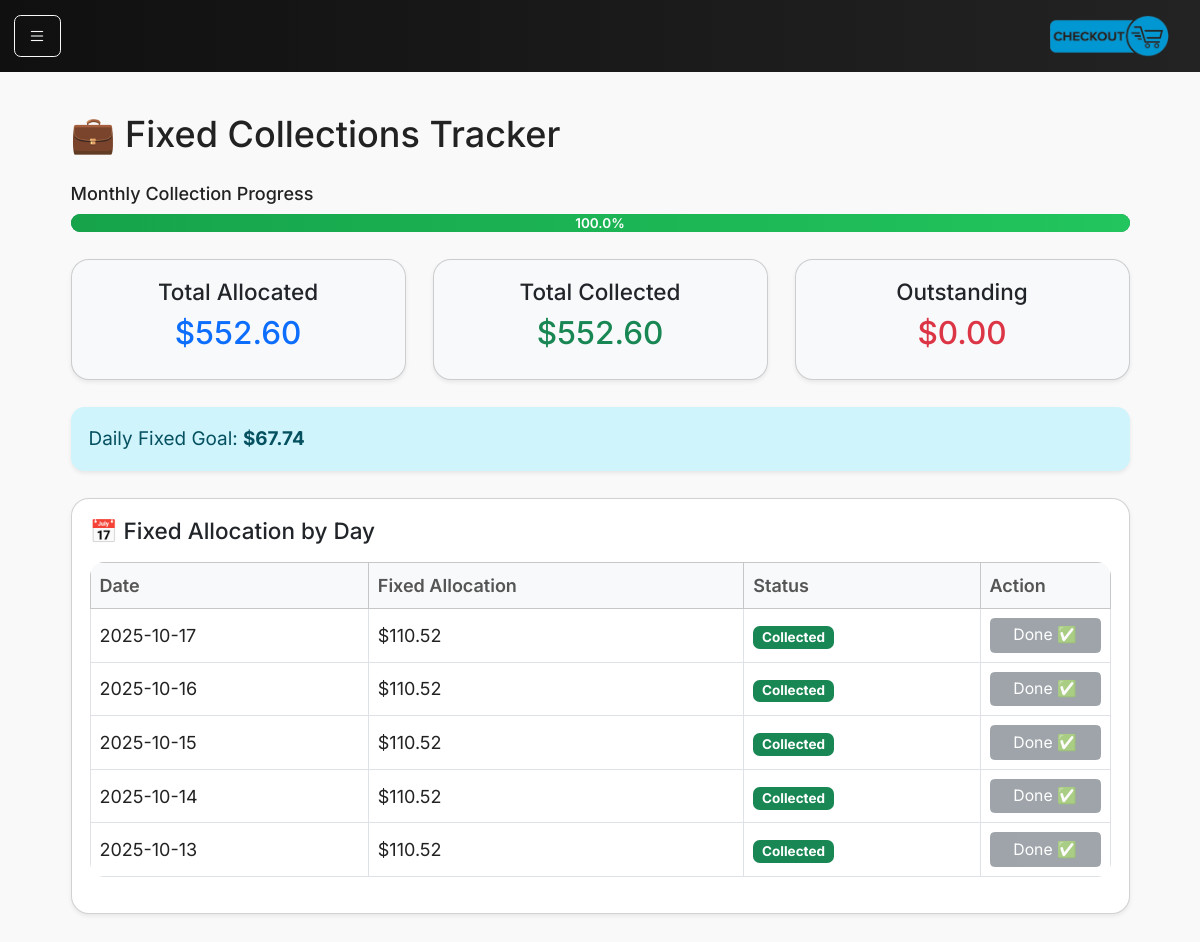
Page /fixed-collections on the committed database.
### models.py (models this page shows)
class DailyClosing(db.Model):
    __tablename__ = "daily_closings"
    id = db.Column(db.Integer, primary_key=True)
    date = db.Column(db.Date, nullable=False, unique=True)
    sales_cents = db.Column(db.Integer, nullable=False)
    fixed_allocation_cents = db.Column(db.Integer, default=0)
    ops_allocation_cents = db.Column(db.Integer, default=0)
    inventory_allocation_cents = db.Column(db.Integer, default=0)
    buffer_allocation_cents = db.Column(db.Integer, default=0)
    payment_mode = db.Column(db.String(20))
    notes = db.Column(db.String(255))
    created_at = db.Column(db.DateTime, default=datetime.utcnow)

### main.py (the view)
@app.route("/fixed-collections")
def fixed_collections():
    today = date.today()
    month_start = today.replace(day=1)
    closings = db.session.execute(
        db.select(DailyClosing)
        .where(DailyClosing.date >= month_start)
        .order_by(DailyClosing.date.desc()) # This is the crucial line
    ).scalars().all()
    total_allocated = sum(c.fixed_allocation_cents for c in closings)
    collections = db.session.execute(
        db.select(FixedCollection).where(FixedCollection.collected_on >= month_start)
    ).scalars().all()
    total_collected = sum(c.amount_cents for c in collections)
    month_target = current_month_target_cents(today)
    dim = days_in_month(today.year, today.month)
    daily_goal = month_target // dim if dim else 0
    outstanding = total_allocated - total_collected
    progress_pct = (total_collected / total_allocated * 100) if total_allocated > 0 else 0
    return render_template(
        "fixed_collections.html",
        total_allocated=total_allocated,
        total_collected=total_collected,
        daily_goal=daily_goal,
        progress_pct=progress_pct,
        closings=closings,
        outstanding=outstanding,
        collections=collections,
        currency=CURRENCY,
        today=today
    )

### helpers.py (called while the page is built)
def current_month_target_cents(on_date: date) -> int:
    total = db.session.scalar(
        db.select(db.func.coalesce(db.func.sum(FixedBill.monthly_amount_cents), 0))
        .where(FixedBill.is_active == True)
    )
    return int(total or 0)

def days_in_month(year: int, month: int) -> int:
    return monthrange(year, month)[1]

### main.py (called while the page is built)
@app.context_processor
def inject_request():
    return dict(request=request)

### templates/fixed_collections.html (shortened to what this page needs)
{% extends "base.html" %}
{% block content %}
<div class="container py-4">
    <h2 class="mb-4">💼 Fixed Collections Tracker</h2>
    <div class="mb-4">
        <h6>Monthly Collection Progress</h6>
        <div class="progress" style="--progress: {{ (progress_pct or 0)|round(2) }}%;">
            <div class="progress-bar {{ 'bg-success' if progress_pct >= 100 else 'bg-info' if progress_pct >= 60 else 'bg-warning' }}"
                style="width: var(--progress);" role="progressbar" aria-valuenow="{{ (progress_pct or 0)|round(1) }}"
                aria-valuemin="0" aria-valuemax="100">
                {{ (progress_pct or 0)|round(1) }}%
            </div>
        </div>
    </div>
    <div class="row text-center mb-4">
        <div class="col-md-4">
            <div class="card bg-light shadow-sm">
                <div class="card-body">
                    <h5>Total Allocated</h5>
                    <h3 class="text-primary">${{ "%.2f"|format(total_allocated / 100) }}</h3>
                </div>
            </div>
        </div>
        <div class="col-md-4">
            <div class="card bg-light shadow-sm">
                <div class="card-body">
                    <h5>Total Collected</h5>
                    <h3 class="text-success">${{ "%.2f"|format(total_collected / 100) }}</h3>
                </div>
            </div>
        </div>
        <div class="col-md-4">
            <div class="card bg-light shadow-sm">
                <div class="card-body">
                    <h5>Outstanding</h5>
                    <h3 class="text-danger">${{ "%.2f"|format(outstanding / 100) }}</h3>
                </div>
            </div>
        </div>
    </div>
    <div class="alert alert-info shadow-sm mb-4">
        Daily Fixed Goal: <strong>${{ "%.2f"|format(daily_goal / 100) }}</strong>
    </div>
    <div class="card shadow-sm">
        <div class="card-body">
            <h5 class="card-title mb-3">📅 Fixed Allocation by Day</h5>
            {% if closings %}
            <div class="table-responsive">
                <table class="table table-bordered align-middle">
                    <thead class="table-light">
                        <tr>
                            <th>Date</th>
                            <th>Fixed Allocation</th>
                            <th>Status</th>
                            <th style="width: 130px;">Action</th>
                        </tr>
                    </thead>
                    <tbody>
                        {% for c in closings %}
                        {% set collected = collections | selectattr("collected_on", "equalto", c.date) | list %}
                        <tr>
                            <td>{{ c.date.strftime("%Y-%m-%d") }}</td>
                            <td>${{ "%.2f"|format(c.fixed_allocation_cents / 100) }}</td>
                            <td>
                                {% if collected %}
                                <span class="badge bg-success">Collected</span>
                                {% else %}
                                <span class="badge bg-warning text-dark">Pending</span>
                                {% endif %}
                            </td>
                            <td>
                                {% if not collected %}
                                <form method="POST" action="{{ url_for('mark_fixed_collected') }}">
                                    <input type="hidden" name="date" value="{{ c.date }}">
                                    <input type="hidden" name="amount" value="{{ c.fixed_allocation_cents }}">
                                    <button type="submit" class="btn btn-sm btn-success w-100">Collect 💵</button>
                                </form>
                                {% else %}
                                <button class="btn btn-sm btn-secondary w-100" disabled>Done ✅</button>
                                {% endif %}
                            </td>
                        </tr>
                        {% endfor %}
                    </tbody>
                </table>
            </div>
            {% else %}
            <p class="text-muted">No daily closings recorded yet.</p>
            {% endif %}
        </div>
    </div>
</div>
{% endblock %}

### static/main.css (style rules this page uses)
html, body { font-family: 'Inter', sans-serif; background-color: #f6f8fb; color: #222; font-size: 18px; padding-top: 25px; background-color: #f9f9f9; }
.card { border-radius: 1rem; }
.progress { background-color: #e5e7eb; border-radius: 1rem; overflow: hidden; }
.progress-bar { font-weight: 600; background: linear-gradient(90deg, #16a34a, #22c55e); }
.table { border-radius: 0.8rem; overflow: hidden; }
.table th { color: #555; font-weight: 600; }
.table td { color: #222; }
.alert { border: none; border-radius: 0.75rem; font-size: 1.05rem; }
.progress-bar { width: var(--fill); background: linear-gradient(90deg, #16a34a, #22c55e); transition: width 0.3s ease; }

### rows in the picture
DailyClosing: date "2025-10-17", c.fixed_allocation_cents/100 "110.52"
DailyClosing: date "2025-10-16", c.fixed_allocation_cents/100 "110.52"
DailyClosing: date "2025-10-15", c.fixed_allocation_cents/100 "110.52"
DailyClosing: date "2025-10-14", c.fixed_allocation_cents/100 "110.52"
DailyClosing: date "2025-10-13", c.fixed_allocation_cents/100 "110.52"

### other values in the picture
{{ (progress_pct or 0)|round(1) }} "100.0"
{{ "%.2f"|format(total_allocated / 100) }} "552.60"
{{ "%.2f"|format(total_collected / 100) }} "552.60"
{{ "%.2f"|format(outstanding / 100) }} "0.00"
{{ "%.2f"|format(daily_goal / 100) }} "67.74"
